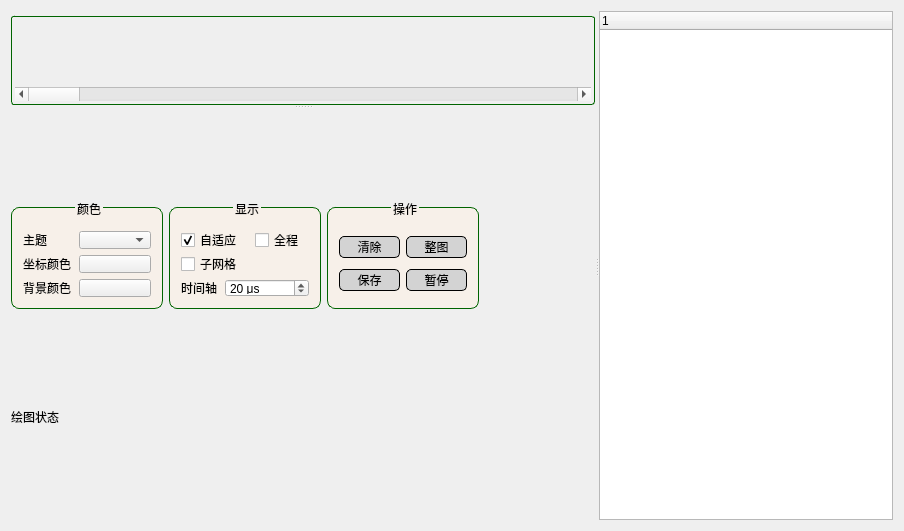
<?xml version="1.0" encoding="UTF-8"?>
<ui version="4.0">
 <class>WidgetPlot2D</class>
 <widget class="QWidget" name="WidgetPlot2D">
  <property name="geometry">
   <rect>
    <x>0</x>
    <y>0</y>
    <width>904</width>
    <height>531</height>
   </rect>
  </property>
  <property name="windowTitle">
   <string>Form</string>
  </property>
  <property name="styleSheet">
   <string notr="true">/******************** QGroupBox ***********************/
QGroupBox#plotUiGroup, #plotShowGroup, #plotOperGroup, #plotSetupGroup
{
    min-width: 150px;
    max-width: 150px;

    min-height: 100px;
    max-height: 100px;

    border: 1px solid darkGreen;
    border-radius: 8px;
    background: rgba(250, 240, 230, 0.7);  /*背景半透明 */
    margin: 5px 0px 0px 0px;
}

QGroupBox#plotGroup
{
    border: 1px solid darkGreen;
    border-radius: 3px;
    margin: 5px 0px 0px 0px;
}

QGroupBox::title
{
    subcontrol-origin: margin;
    subcontrol-position: top;
}

/****************** QPushButton *******************/
QPushButton#clearPBtn, #fullShowPBtn, #savePBtn, #openPBtn, #pausePBtn
{
    border: 1px solid black;
    background-color: lightGray;
    width: 25px;
    height: 20px;
    border-radius: 5px;                 /* 边框圆角半径 */
}

QPushButton#clearPBtn:hover, #fullShowPBtn:hover, #savePBtn:hover, #openPBtn:hover, #pausePBtn:hover
{
    border: 1px solid darkCyan;
    border-radius: 5px;                 /* 边框圆角半径 */
}

QPushButton#clearPBtn:pressed, #fullShowPBtn:pressed, #savePBtn:pressed, #openPBtn:pressed, #pausePBtn:pressed
{
    color: white;
    border: 1px solid darkCyan;
    background-color: darkCyan;             /* 背景 */
    border-radius: 5px;                 /* 边框圆角半径 */
}


/***********************QScrollBar****************************/



</string>
  </property>
  <layout class="QHBoxLayout" name="horizontalLayout">
   <item>
    <widget class="QSplitter" name="splitter1">
     <property name="orientation">
      <enum>Qt::Horizontal</enum>
     </property>
     <widget class="QSplitter" name="splitter">
      <property name="orientation">
       <enum>Qt::Vertical</enum>
      </property>
      <widget class="QGroupBox" name="plotGroup">
       <property name="sizePolicy">
        <sizepolicy hsizetype="Preferred" vsizetype="Expanding">
         <horstretch>0</horstretch>
         <verstretch>0</verstretch>
        </sizepolicy>
       </property>
       <property name="title">
        <string/>
       </property>
       <layout class="QVBoxLayout" name="verticalLayout_2">
        <property name="spacing">
         <number>1</number>
        </property>
        <property name="leftMargin">
         <number>1</number>
        </property>
        <property name="topMargin">
         <number>5</number>
        </property>
        <property name="rightMargin">
         <number>1</number>
        </property>
        <property name="bottomMargin">
         <number>1</number>
        </property>
        <item>
         <widget class="QCustomPlot" name="customPlot" native="true">
          <property name="sizePolicy">
           <sizepolicy hsizetype="Expanding" vsizetype="Preferred">
            <horstretch>0</horstretch>
            <verstretch>0</verstretch>
           </sizepolicy>
          </property>
         </widget>
        </item>
        <item>
         <widget class="QScrollBar" name="horizontalScrollBar">
          <property name="orientation">
           <enum>Qt::Horizontal</enum>
          </property>
         </widget>
        </item>
       </layout>
      </widget>
      <widget class="QWidget" name="layoutWidget">
       <layout class="QVBoxLayout" name="verticalLayout">
        <item>
         <layout class="QHBoxLayout" name="horizontalLayout_2">
          <item>
           <widget class="QGroupBox" name="plotUiGroup">
            <property name="title">
             <string>颜色</string>
            </property>
            <property name="alignment">
             <set>Qt::AlignCenter</set>
            </property>
            <layout class="QGridLayout" name="gridLayout">
             <item row="0" column="1">
              <widget class="QComboBox" name="themeCombo"/>
             </item>
             <item row="1" column="0">
              <widget class="QLabel" name="label_2">
               <property name="text">
                <string>坐标颜色</string>
               </property>
              </widget>
             </item>
             <item row="0" column="0">
              <widget class="QLabel" name="label">
               <property name="text">
                <string>主题</string>
               </property>
              </widget>
             </item>
             <item row="2" column="0">
              <widget class="QLabel" name="label_3">
               <property name="text">
                <string>背景颜色</string>
               </property>
              </widget>
             </item>
             <item row="2" column="1">
              <widget class="QPushButton" name="backgroundColorPBtn">
               <property name="text">
                <string/>
               </property>
              </widget>
             </item>
             <item row="1" column="1">
              <widget class="QPushButton" name="axisColorPBtn">
               <property name="text">
                <string/>
               </property>
              </widget>
             </item>
            </layout>
           </widget>
          </item>
          <item>
           <widget class="QGroupBox" name="plotShowGroup">
            <property name="title">
             <string>显示</string>
            </property>
            <property name="alignment">
             <set>Qt::AlignCenter</set>
            </property>
            <layout class="QGridLayout" name="gridLayout_2">
             <item row="2" column="0">
              <widget class="QLabel" name="label_4">
               <property name="text">
                <string>时间轴：</string>
               </property>
              </widget>
             </item>
             <item row="0" column="0" colspan="2">
              <widget class="QCheckBox" name="autoRangeCheck">
               <property name="enabled">
                <bool>true</bool>
               </property>
               <property name="text">
                <string>自适应</string>
               </property>
               <property name="checkable">
                <bool>true</bool>
               </property>
               <property name="checked">
                <bool>true</bool>
               </property>
              </widget>
             </item>
             <item row="2" column="1" colspan="3">
              <widget class="QSpinBox" name="timeAxisSpin">
               <property name="suffix">
                <string> μs</string>
               </property>
               <property name="prefix">
                <string/>
               </property>
               <property name="minimum">
                <number>1</number>
               </property>
               <property name="maximum">
                <number>999999999</number>
               </property>
               <property name="value">
                <number>20</number>
               </property>
              </widget>
             </item>
             <item row="1" column="0" colspan="2">
              <widget class="QCheckBox" name="subGridCheck">
               <property name="text">
                <string>子网格</string>
               </property>
              </widget>
             </item>
             <item row="0" column="2" colspan="2">
              <widget class="QCheckBox" name="fullShowCheck">
               <property name="text">
                <string>全程</string>
               </property>
              </widget>
             </item>
            </layout>
           </widget>
          </item>
          <item>
           <widget class="QGroupBox" name="plotOperGroup">
            <property name="minimumSize">
             <size>
              <width>152</width>
              <height>107</height>
             </size>
            </property>
            <property name="title">
             <string>操作</string>
            </property>
            <property name="alignment">
             <set>Qt::AlignCenter</set>
            </property>
            <layout class="QGridLayout" name="gridLayout_3">
             <item row="0" column="0">
              <widget class="QPushButton" name="clearPBtn">
               <property name="text">
                <string>清除</string>
               </property>
              </widget>
             </item>
             <item row="0" column="2">
              <widget class="QPushButton" name="fullShowPBtn">
               <property name="text">
                <string>整图</string>
               </property>
               <property name="checkable">
                <bool>false</bool>
               </property>
              </widget>
             </item>
             <item row="1" column="2">
              <widget class="QPushButton" name="pausePBtn">
               <property name="text">
                <string>暂停</string>
               </property>
               <property name="icon">
                <iconset resource="image.qrc">
                 <normaloff>:/image/pause.png</normaloff>:/image/pause.png</iconset>
               </property>
              </widget>
             </item>
             <item row="1" column="0">
              <widget class="QPushButton" name="savePBtn">
               <property name="text">
                <string>保存</string>
               </property>
              </widget>
             </item>
            </layout>
           </widget>
          </item>
          <item>
           <spacer name="horizontalSpacer">
            <property name="orientation">
             <enum>Qt::Horizontal</enum>
            </property>
            <property name="sizeHint" stdset="0">
             <size>
              <width>40</width>
              <height>20</height>
             </size>
            </property>
           </spacer>
          </item>
         </layout>
        </item>
        <item>
         <widget class="QLabel" name="statusLabel">
          <property name="sizePolicy">
           <sizepolicy hsizetype="Preferred" vsizetype="Fixed">
            <horstretch>0</horstretch>
            <verstretch>0</verstretch>
           </sizepolicy>
          </property>
          <property name="text">
           <string>绘图状态</string>
          </property>
         </widget>
        </item>
       </layout>
      </widget>
     </widget>
     <widget class="QTreeWidget" name="treeWidget">
      <column>
       <property name="text">
        <string notr="true">1</string>
       </property>
      </column>
     </widget>
    </widget>
   </item>
  </layout>
 </widget>
 <customwidgets>
  <customwidget>
   <class>QCustomPlot</class>
   <extends>QWidget</extends>
   <header>qcustomplot.h</header>
   <container>1</container>
  </customwidget>
 </customwidgets>
 <resources>
  <include location="image.qrc"/>
 </resources>
 <connections/>
</ui>
